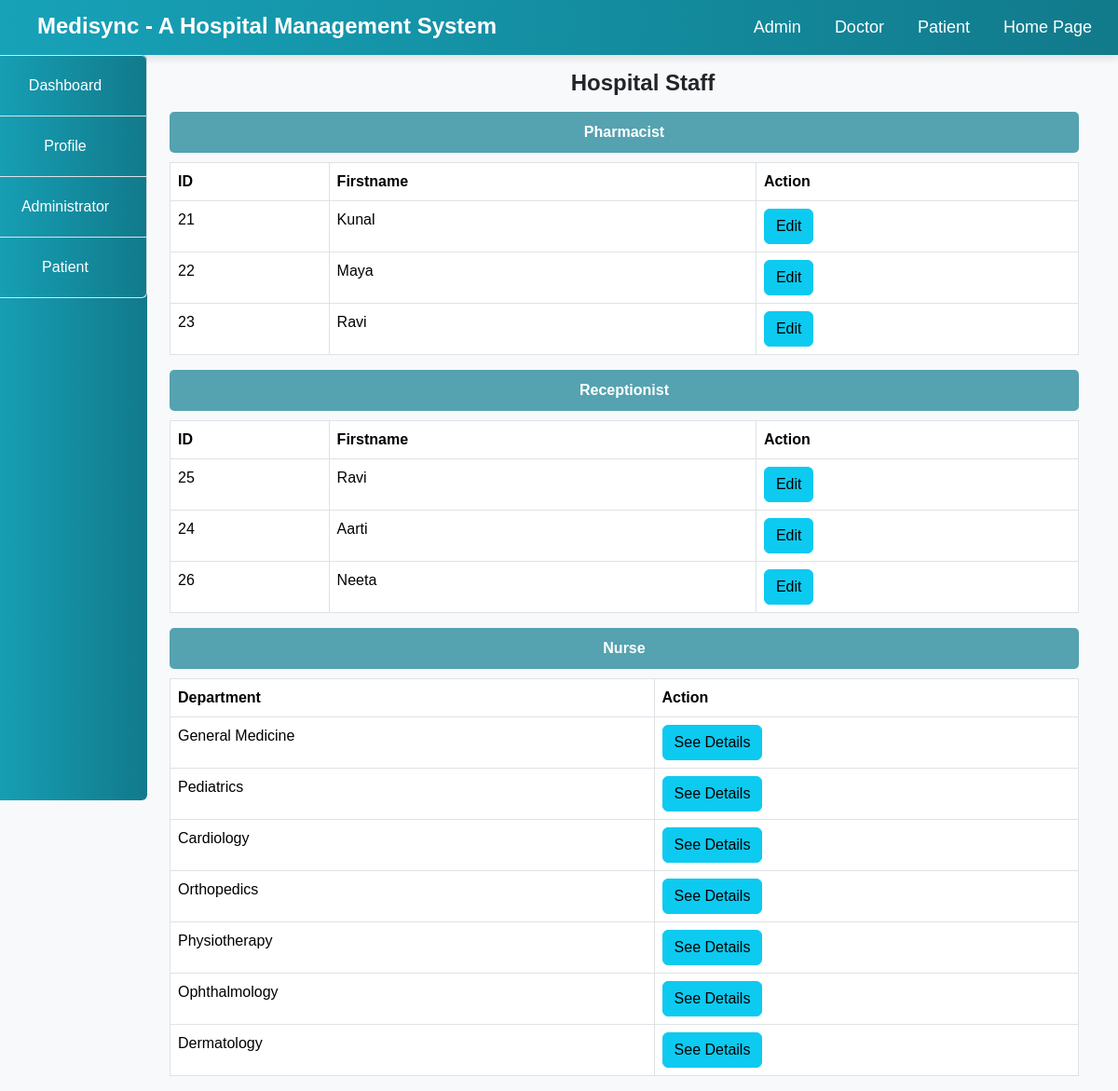
Page /Hospital/admin/staff.php on the committed database.
### tables this page shows
CREATE TABLE `staff` (
  `id` int(10) NOT NULL,
  `firstname` varchar(100) NOT NULL,
  `surname` varchar(100) NOT NULL,
  `username` varchar(100) NOT NULL,
  `email` varchar(100) NOT NULL,
  `gender` varchar(100) NOT NULL,
  `phone` varchar(100) NOT NULL,
  `city` varchar(100) NOT NULL,
  `qualification` varchar(100) NOT NULL,
  `role` varchar(100) NOT NULL,
  `experience` varchar(100) NOT NULL,
  `password` varchar(100) NOT NULL,
  `status` text NOT NULL,
  `date_reg` varchar(100) NOT NULL,
  `salary` int(10) NOT NULL,
  `department` varchar(100) NOT NULL
);

### Hospital/admin/staff.php (the view, shortened to what this page needs)
<!DOCTYPE html>
<html lang="en">
<head>
</head>
<body>
    <?php
    include("../include/header.php");
    include("../include/connection.php");
    ?>
    <div class="container-fluid">
        <div class="col-md-12">
            <div class="row">
                <div class="col-md-2" style="margin-left: -30px;">
                    <?php include("sidenav.php"); ?>
                </div>
                <div class="col-md-10">
                    <h5 class="text-center my-3">Hospital Staff</h5>
                    <?php
                        $roles = ['Pharmacist', 'Receptionist', 'Nurse'];
                        foreach ($roles as $role) {
                            $query = "SELECT * FROM staff WHERE status='Approved' AND role='$role' ORDER BY date_reg ASC";
                            $res = mysqli_query($connect, $query);
                            $role_class = strtolower($role);
                            echo "<div class='role-header $role_class'><b>$role</b></div>";
                            if ($role == 'Nurse') {
                                $dept_query = "SELECT DISTINCT department FROM staff WHERE role='Nurse' AND status='Approved'";
                                $dept_res = mysqli_query($connect, $dept_query);
                                echo "<table class='table table-bordered'>
                                    <thead>
                                        <tr>
                                            <th>Department</th>
                                            <th>Action</th>
                                        </tr>
                                    </thead>
                                    <tbody>";
                                if (mysqli_num_rows($dept_res) < 1) {
                                    echo "
                                    <tr>
                                        <td colspan='2' class='text-center'>No Approved Nurses Yet.</td>
                                    </tr>";
                                } else {
                                    while ($dept_row = mysqli_fetch_array($dept_res)) {
                                        $department = $dept_row['department'];
                                        echo "
                                        <tr>
                                            <td>$department</td>
                                            <td>
                                                <a href='nurse_details.php?department=" . urlencode($department) . "'>
                                                    <button class='btn btn-info'>See Details</button>
                                                </a>
                                            </td>
                                        </tr>";
                                    }
                                }
                                echo "
                                    </tbody>
                                </table>";
                            } else {
                                $output = "
                                <table class='table table-bordered'>
                                    <thead>
                                        <tr>
                                            <th>ID</th>
                                            <th>Firstname</th>
                                            <th>Action</th>
                                        </tr>
                                    </thead>
                                    <tbody>";
                                if (mysqli_num_rows($res) < 1) {
                                    $output .= "
                                    <tr>
                                        <td colspan='3' class='text-center'>No Approved $role Yet.</td>
                                    </tr>";
                                } else {
                                    while ($row = mysqli_fetch_array($res)) {
                                        $output .= "
                                        <tr>
                                            <td>{$row['id']}</td>
                                            <td>{$row['firstname']}</td>
                                            <td>
                                                <a href='edit_staff.php?id={$row['id']}'>
                                                    <button class='btn btn-info'>Edit</button>
                                                </a>
                                            </td>
                                        </tr>";
                                    }
                                }
                                $output .= "
                                    </tbody>
                                </table>";
                                echo $output;
                            }
                        }
                    ?>
                </div>
            </div>
        </div>
    </div>
</body>
</html>

### Hospital/admin/staff.php (style rules this page uses)
.table thead { background-color: #f8f9fa; }
.text-center { text-align: center; }
.role-header { background-color: lightgreen; color: white; padding: 10px; margin-bottom: 10px; border-radius: 5px; text-align: center; }
.role-header.pharmacist { background-color: #55a2b1; color: white; }
.role-header.receptionist { background-color: #55a2b1; color: white; }
.role-header.nurse { background-color: #55a2b1; color: white; }

### Hospital/include/header.php (style rules this page uses)
body { font-family: 'Arial', sans-serif; background-color: #f8f9fa; }
h5 { margin-left: 40px; margin-top: 5px; font-size: 24px; font-weight: bold; }

### rows in the picture
staff: id "21", firstname "Kunal"
staff: id "22", firstname "Maya"
staff: id "23", firstname "Ravi"
staff: id "25", firstname "Ravi"
staff: id "24", firstname "Aarti"
staff: id "26", firstname "Neeta"

### other values in the picture
$role "Pharmacist"
$role "Receptionist"
$role "Nurse"
$department "General Medicine"
$department "Pediatrics"
$department "Cardiology"
$department "Orthopedics"
$department "Physiotherapy"
$department "Ophthalmology"
$department "Dermatology"
